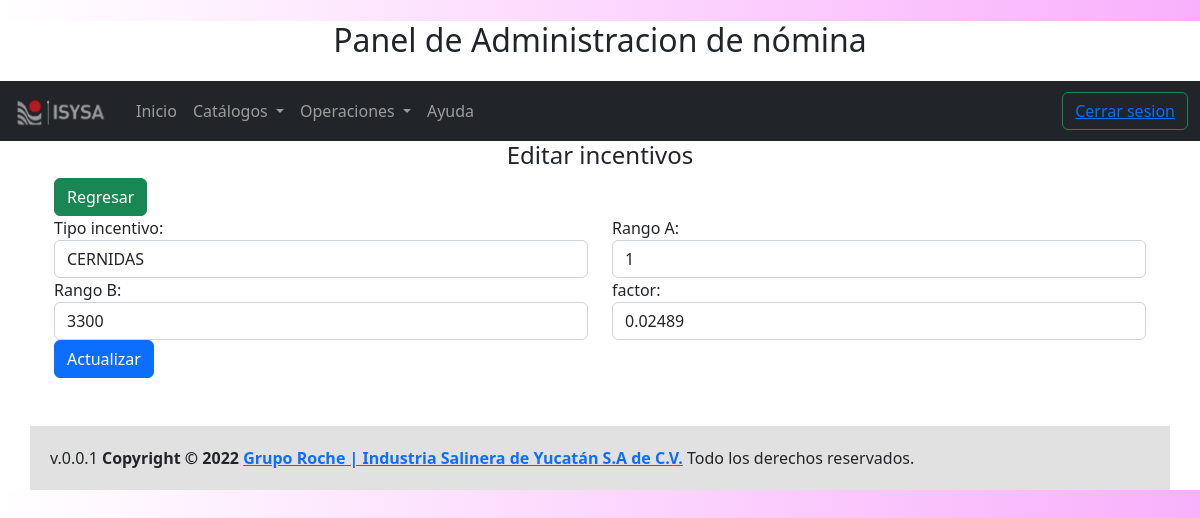
The app's page /admin-incentivo-S_mt_e_cer/actualizar?id=1 (signed in) with its own data.
### tables this page shows
CREATE TABLE IF NOT EXISTS `s_mt_e_cer` (
  `id` int(11) NOT NULL AUTO_INCREMENT,
  `produc19_incen_id` int(1) NOT NULL,
  `rangoA` int(11) DEFAULT NULL,
  `rangoB` int(11) DEFAULT NULL,
  `factor` decimal(8,5) DEFAULT NULL,
  PRIMARY KEY (`id`),
  KEY `produc19_incen_id_idx` (`produc19_incen_id`)
);

CREATE TABLE IF NOT EXISTS `produc_incen` (
  `id` int(1) NOT NULL AUTO_INCREMENT,
  `nombreP` char(10) NOT NULL,
  PRIMARY KEY (`id`)
);

### views/admin/incentivo/S_mt_e_cer/formulario.php (the view, shortened to what the rows shown need)
<div class="row">
    <div class="form-group col">
        <label  for="produc19_incen_id">Tipo incentivo:</label>
        <select name="produc19_incen_id" id="produc19_incen_id" class="form-control">
            <?php foreach($produc_incen as $produc_incen) { ?>
                <option <?php echo $S_mt_e_cer->produc19_incen_id === $produc_incen->id ? 'selected' : '' ?> value="<?php echo s($produc_incen->id); ?>"><?php echo s($produc_incen->nombreP) ; ?>
            <?php  } ?>
        </select>
    </div>
    <div class="form-group col">
         <label  for="rangoA">Rango A:</label>
         <input type="number" class="form-control" id='rangoA' name="rangoA" placeholder="" value="<?php echo $S_mt_e_cer->rangoA;?>"/>
    </div>
</div>
<div class="row">
    <div class="form-group col">
        <label  for="rangoB">Rango B:</label>
        <input type="number" class="form-control" id='rangoB' name="rangoB" placeholder="" value="<?php echo $S_mt_e_cer->rangoB;?>"/>
    </div>
    <div class="form-group col">
        <label  for="factor">factor:</label>
        <input type="number" step="any" class="form-control" id='factor' name="factor" placeholder="" value="<?php echo $S_mt_e_cer->factor;?>"/>
    </div>
</div>

### records on screen
s_mt_e_cer: produc19_incen_id "CERNIDAS", rangoA "1", rangoB "3300", factor "0.02489"
